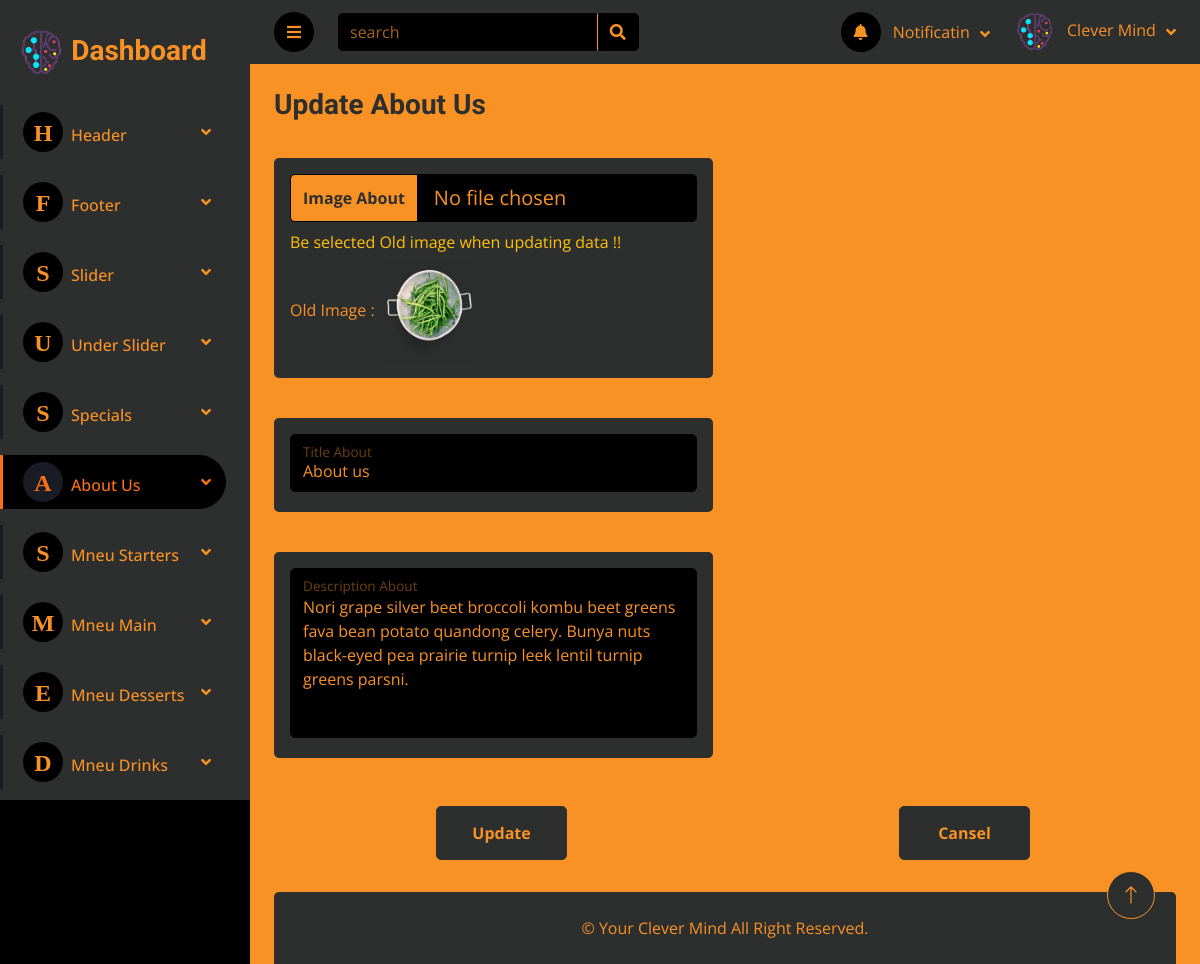
The page /Dashboard/add_about.php?edit_about=1 on the database its author committed.
### tables this page shows
CREATE TABLE `about` (
  `id_about` int(11) NOT NULL,
  `img_about` text NOT NULL,
  `title_about` varchar(200) NOT NULL,
  `description_about` varchar(500) NOT NULL
);

### Dashboard/inc/Functions.php (called while the page is built, shortened)
<?php
include "connection.php";
include "incFun.php";
if(isset($_GET['edit_about'])){
    $id_about=$_GET['edit_about'];
    $update=true;
    $edit=true;
    $sql="SELECT * FROM `about` WHERE `id_about`='$id_about'";
    $query=mysqli_query($conn,$sql);
    while ($row=mysqli_fetch_assoc($query)) {
        $img_about = $row['img_about'];
        $title_about = $row['title_about'];
        $description_about = $row['description_about'];
    }
    if(empty($_FILES['img_about']['name'])){
        $errors['edit_img_about']="Be selected Old image when updating data !!";
    }
}
?>

### Dashboard/inc/incFun.php (called while the page is built, shortened)
<?php
$errors=array("img_tab"=>"" , "edit_img_tab"=>"" , "title_tab"=>"" , "facebook_footer"=>"" , "instagram_footer"=>"" , "twitter_footer"=>"" ,
              "img_slider"=>"" , "edit_img_slider"=>"" ,"title_slider"=>"" ,
              "img_under1"=>"" , "edit_img_under1"=>"" , "title_under1"=>"" , "description_under1"=>"" , "img_under2"=>"" , "edit_img_under2"=>"" , "title_under2"=>"" , "description_under2"=>"" , "img_under3"=>"" , "edit_img_under3"=>"" , "title_under3"=>"" , "description_under3"=>"" ,
              "img_special1"=>"" , "edit_img_special1"=>"" , "title_special1"=>"" , "description_special1"=>"" , "price_special1"=>"" , "img_special2"=>"" , "edit_img_special2"=>"" , "title_special2"=>"" , "description_special2"=>"" , "price_special2"=>"" , "img_special3"=>"" , "edit_img_special3"=>"" , "title_special3"=>"" , "description_special3"=>"" , "price_special3"=>"" , "img_special4"=>"" , "edit_img_special4"=>"" , "title_special4"=>"" , "description_special4"=>"" , "price_special4"=>"" , "img_special5"=>"" , "edit_img_special5"=>"" , "title_special5"=>"" , "description_special5"=>"" , "price_special5"=>"" , "img_special6"=>"" , "edit_img_special6"=>"" , "title_special6"=>"" , "description_special6"=>"" , "price_special6"=>"" ,
              "img_about"=>"" , "edit_img_about"=>"" , "title_about"=>"" , "description_about"=>"" ,
              "name_recipe_desserts"=>"" , "content_recipe_desserts"=>"" , "price_recipe_desserts"=>"" ,
              "name_recipe_drinks"=>"" , "content_recipe_drinks"=>"" , "price_recipe_drinks"=>"" ,
              "name_recipe_main"=>"" , "content_recipe_main"=>"" , "price_recipe_main"=>"" ,
              "name_recipe_starters"=>"" , "content_recipe_starters"=>"" , "price_recipe_starters"=>"" ,
              "email_contact"=>"" , "address_contact"=>"" , "phonen_contact"=>""
);
?>

### Dashboard/add_about.php (the view, shortened to what this page needs)
<?php
include "inc/connection.php";
include "inc/Functions.php";
include "inc/header.php";
?>
                <div class="navbar-nav nv w-100">
                    <div class="nav-item dropdown mb-3">
                        <a href="#" class="nav-link dropdown-toggle" data-bs-toggle="dropdown"><i class="fa me-2"><span style="font-size: 24px;">H</span></i>Header</a>
                    </div>
                    <div class="nav-item dropdown mb-3">
                        <a href="#" class="nav-link dropdown-toggle" data-bs-toggle="dropdown"><i class="fa me-2"><span style="font-size: 24px;">F</span></i>Footer</a>
                    </div>
                    <div class="nav-item dropdown mb-3">
                        <a href="#" class="nav-link dropdown-toggle" data-bs-toggle="dropdown"><i class="fa me-2"><span style="font-size: 24px;">S</span></i>Slider</a>
                    </div>
                    <div class="nav-item dropdown mb-3">
                        <a href="#" class="nav-link dropdown-toggle" data-bs-toggle="dropdown"><i class="fa me-2"><span style="font-size: 24px;">U</span></i>Under Slider</a>
                    </div>
                    <div class="nav-item dropdown mb-3">
                        <a href="#" class="nav-link dropdown-toggle" data-bs-toggle="dropdown"><i class="fa me-2"><span style="font-size: 24px;">S</span></i>Specials</a>
                    </div>
                    <div class="nav-item dropdown mb-3">
                        <a href="#" class="nav-link dropdown-toggle active" data-bs-toggle="dropdown"><i class="fa me-2"><span style="font-size: 24px;">A</span></i>About Us</a>
                    </div>
                    <div class="nav-item dropdown mb-3">
                        <a href="#" class="nav-link dropdown-toggle" data-bs-toggle="dropdown"><i class="fa me-2"><span style="font-size: 24px;">S</span></i>Mneu Starters</a>
                    </div>
                    <div class="nav-item dropdown mb-3">
                        <a href="#" class="nav-link dropdown-toggle" data-bs-toggle="dropdown"><i class="fa me-2"><span style="font-size: 24px;">M</span></i>Mneu Main</a>
                    </div>
                    <div class="nav-item dropdown mb-3">
                        <a href="#" class="nav-link dropdown-toggle" data-bs-toggle="dropdown"><i class="fa me-2"><span style="font-size: 24px;">E</span></i>Mneu Desserts</a>
                    </div>
                    <div class="nav-item dropdown mb-3">
                        <a href="#" class="nav-link dropdown-toggle" data-bs-toggle="dropdown"><i class="fa me-2"><span style="font-size: 24px;">D</span></i>Mneu Drinks</a>
                    </div>
                </div>
            </nav>
        </div>
        <div class="content">
          <?php
            include "inc/navbar.php";
           ?>
            <div class="container-fluid pt-4 px-4">
                <form action="<?php echo $_SERVER['PHP_SELF'] ?>" method="POST" enctype="multipart/form-data">
                    <div class="row g-4">
                        <div class="col-lg-6 col-xl-6">
                            <?php if($update==true || $edit==true): ?>
                                <h3 class="text-secondary alert-link">Update About Us</h3>
                            <?php else: ?>
                                <h3 class="text-secondary alert-link">Add About Us</h3>
                            <?php endif; ?>
                        </div>
                    </div>
                    <div class="row g-4 mb-3 mt-1">
                        <div class="col-lg-6 col-xl-6">
                            <div class="bg-secondary rounded align-items-center justify-content-between p-3">
                                <div class="input-group custom-file-button">
                                    <label class="input-group-text form-control-lg alert-link text-secondary" for="inputFileAbout">Image About</label>
                                    <input type="file" name="img_about" accept="Image/*" class="form-control text-primary form-control-lg bg-dark" id="inputFileAbout">
                                </div>
                               <?php if($edit==true): ?>
                                    <div class="text-warning my-2"><?php echo $errors['edit_img_about'] ?></div>
                                    <p class="text-primary font-weight-bold mr-2 d-inline">Old Image :  </p>
                                    <img src="Upload/<?php  echo $img_about ?>" title="<?php echo $img_about ?>" alt="Image" style="width:100px; height: 100px;">
                                <?php endif; ?>
                            </div>
                        </div>
                    </div>
                    <div class="row g-4 my-3">
                        <div class="col-lg-6 col-xl-6">
                            <div class="bg-secondary rounded align-items-center justify-content-between p-3">
                                <div class="form-floating">
                                    <input type="text" name="title_about" class="form-control" value="<?php echo htmlspecialchars($title_about); ?>" id="floatingInputTitle" placeholder=" ">
                                    <label for="floatingInputTitle">Title About</label>
                                </div>
                            </div>
                        </div>
                    </div>
                    <div class="row g-4 my-3">
                        <div class="col-lg-6 col-xl-6">
                            <div class="bg-secondary rounded align-items-center justify-content-between p-3">
                                <div class="form-floating">
                                    <textarea name="description_about" class="form-control" style="height: 170px;" id="floatingInputDescription" placeholder=" "><?php echo htmlspecialchars($description_about); ?></textarea>
                                    <label for="floatingInputDescription">Description About</label>
                                </div>
                            </div>
                        </div>
                    </div>
                    <div class="row g-4 justify-content-around mt-2 mb-3">
                        <div class="col-lg-2 col-xl-2">
                            <?php if($update==true): ?>
                                <button name="update_about" class="btn btn-secondary m-2 w-100 h-100 alert-link">Update</button>
                            <?php else: ?>
                                <button name="save_about" class="btn btn-secondary m-2 w-100 h-100 alert-link">Save</button>
                            <?php endif; ?>
                        </div>
                        <div class="col-lg-2 col-xl-2">
                            <button name="cansel_about" class="btn btn-secondary m-2 w-100 h-100 alert-link">Cansel</button>
                        </div>
                    </div>
                </form>
            </div>
<?php
    include "inc/footer.php";
?>

### Dashboard/css/style.css (style rules this page uses)
:root { --primary: #EB1616; --secondary: #191C24; --dark: #000000; --black-b: #2d2e2e ; --orange : #F99225 ; --place : #f99325ab; --thumb : #836b545e; --orange-h: rgb(250, 112, 19) ; }
input[type='file']::after { content: ''; color: black; margin-right: 30px; }
.btn { transition: .5s; }
.content { margin-left: 250px; min-height: 100vh; background: var(--orange); transition: 0.5s; }
@media (min-width: 992px) { .content { width: calc(100% - 250px); } }
.sidebar .navbar .navbar-nav .nav-link { padding: 7px 20px; color: var(--orange); font-weight: 500; border-left: 3px solid var(--secondary); border-radius: 0 30px 30px 0; outline: none; }
.sidebar .navbar .navbar-nav .nav-link:hover, .sidebar .navbar .navbar-nav .nav-link.active { color: var(--orange-h); background: var(--dark); border-color: var(--orange-h); }
.sidebar .navbar .navbar-nav .nav-link i { width: 40px; height: 40px; display: inline-flex; align-items: center; justify-content: center; background: var(--dark); border-radius: 40px; }
.sidebar .navbar .navbar-nav .nav-link:hover i, .sidebar .navbar .navbar-nav .nav-link.active i { background: var(--secondary); }
.sidebar .navbar .dropdown-toggle::after { position: absolute; top: 15px; right: 15px; border: none; content: "\f107"; font-family: "Font Awesome 5 Free"; font-weight: 900; transition: .5s; }

### rows shown on the page
about: img_about (picture), title_about "About us", description_about "Nori grape silver beet broccoli kombu beet greens fava bean potato quandong celery. Bunya nuts black-eyed pea prairie turnip leek lentil turnip greens parsni."

### other values the page prints
$errors['edit_img_about'] "Be selected Old image when updating data !!"
